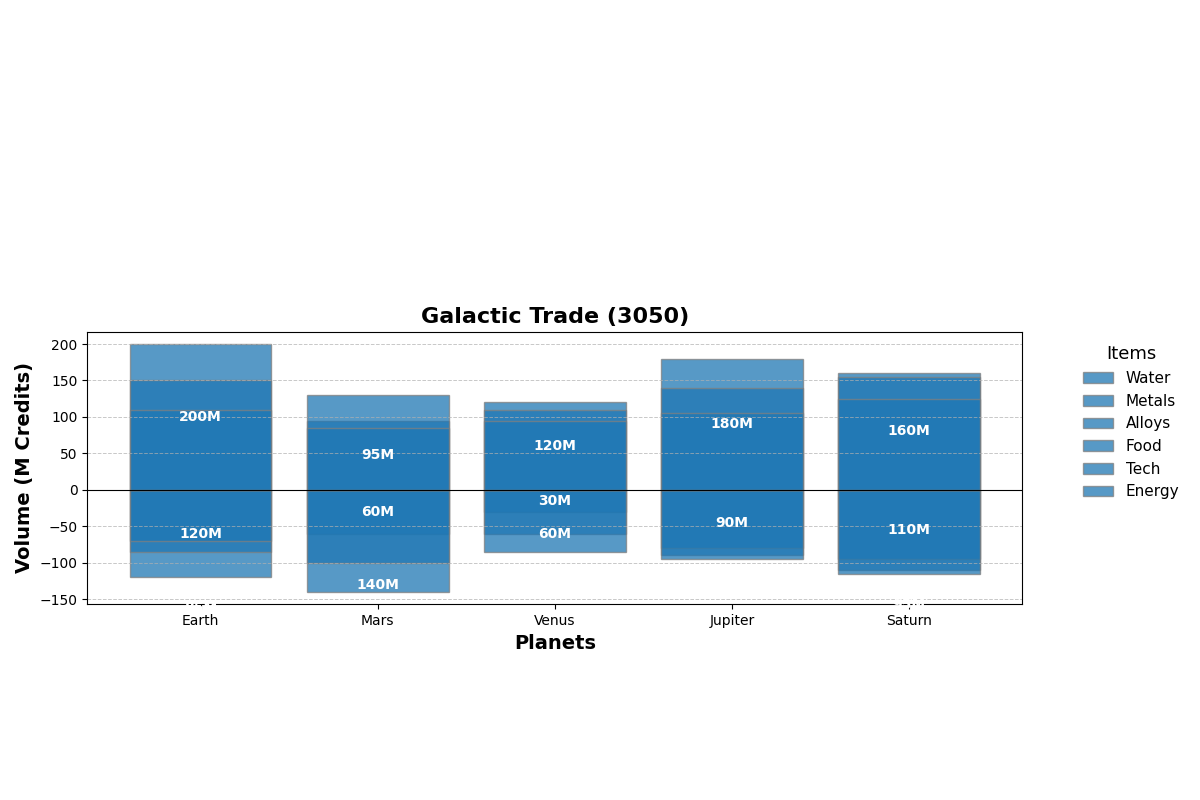

Recreate this plot in Python.
import matplotlib.pyplot as plt
import numpy as np

planets = ['Earth', 'Mars', 'Venus', 'Jupiter', 'Saturn']
commodities = ['Water', 'Metals', 'Food', 'Tech', 'Energy', 'Alloys']

trade_volumes = {
    'Water': [120, 60, 30, 90, 110],
    'Metals': [85, 140, 60, 80, 95],
    'Food': [200, 95, 120, 180, 160],
    'Tech': [150, 130, 110, 140, 155],
    'Energy': [110, 85, 95, 105, 125],
    'Alloys': [70, 100, 85, 95, 115],  # New made-up data series
}

single_color = '#1f77b4'

fig, ax = plt.subplots(figsize=(12, 8))
bar_positions = np.arange(len(planets))

left_commodities = ['Water', 'Metals', 'Alloys']
right_commodities = ['Food', 'Tech', 'Energy']

for commodity in left_commodities:
    ax.bar(bar_positions, -np.array(trade_volumes[commodity]), color=single_color, edgecolor='grey', label=commodity, alpha=0.75)

for commodity in right_commodities:
    ax.bar(bar_positions, trade_volumes[commodity], color=single_color, edgecolor='grey', label=commodity, alpha=0.75)

for i, planet in enumerate(planets):
    cumulative_value_left = 0
    for commodity in left_commodities:
        val = -trade_volumes[commodity][i]
        if abs(val) > 15:
            ax.text(i, cumulative_value_left + val/2, f'{-val}M', ha='center', va='center', color='white', weight='bold', fontsize=10)
        cumulative_value_left += val

    cumulative_value_right = 0
    for commodity in right_commodities:
        val = trade_volumes[commodity][i]
        if val > 15:
            ax.text(i, cumulative_value_right + val/2, f'{val}M', ha='center', va='center', color='white', weight='bold', fontsize=10)
        cumulative_value_right += val

ax.axhline(0, color='black', linewidth=0.8)
ax.yaxis.grid(True, linestyle='--', linewidth=0.7, alpha=0.7)
ax.set_xticks(bar_positions)
ax.set_xticklabels(planets)
ax.set_xlabel("Planets", fontsize=14, fontweight='bold')
ax.set_ylabel("Volume (M Credits)", fontsize=14, fontweight='bold')
ax.set_title("Galactic Trade (3050)", fontsize=16, fontweight='heavy')
ax.legend(title="Items", bbox_to_anchor=(1.05, 1), loc='upper left', fontsize=11, title_fontsize='13', frameon=False)

plt.tight_layout()
plt.show()
